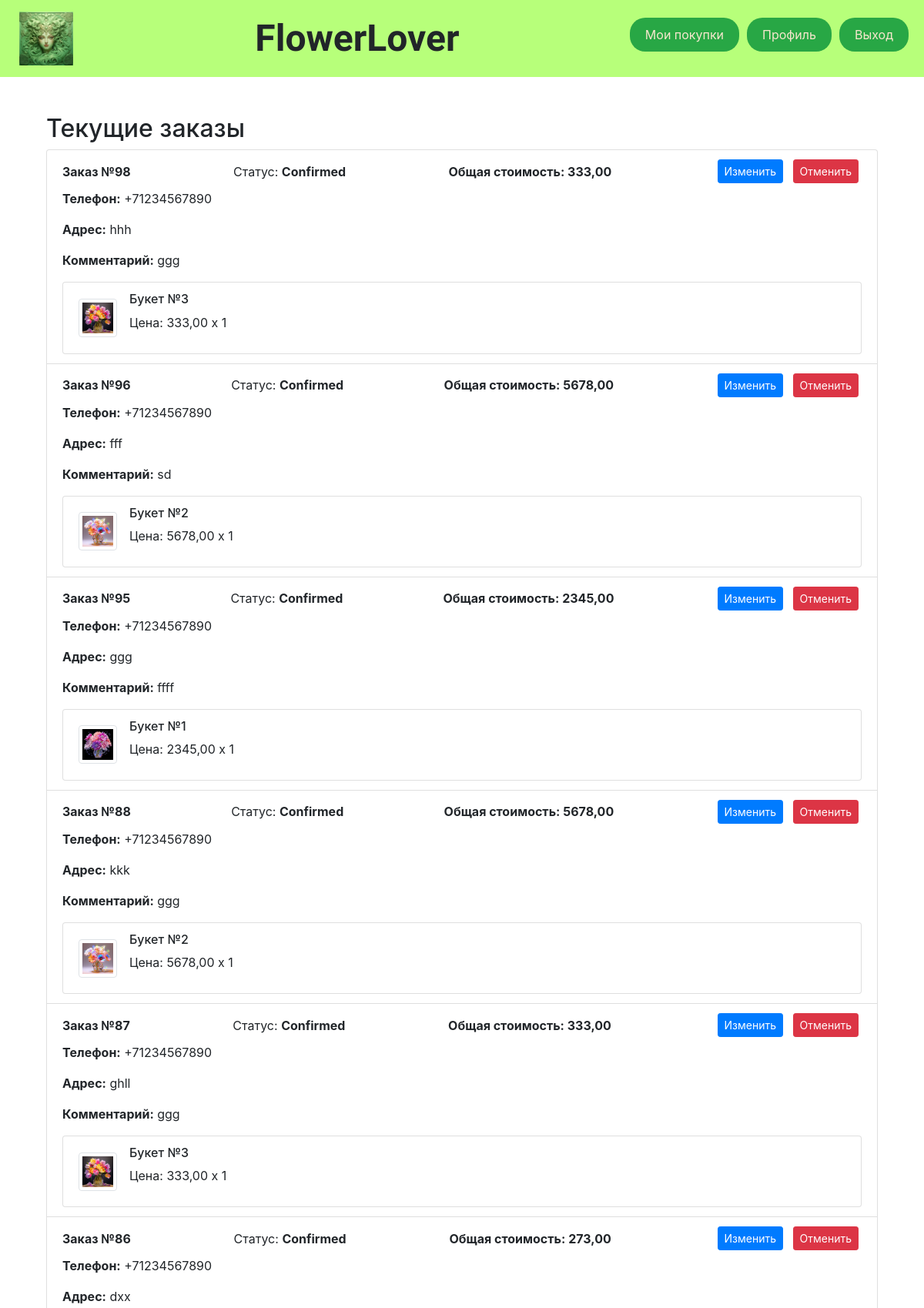
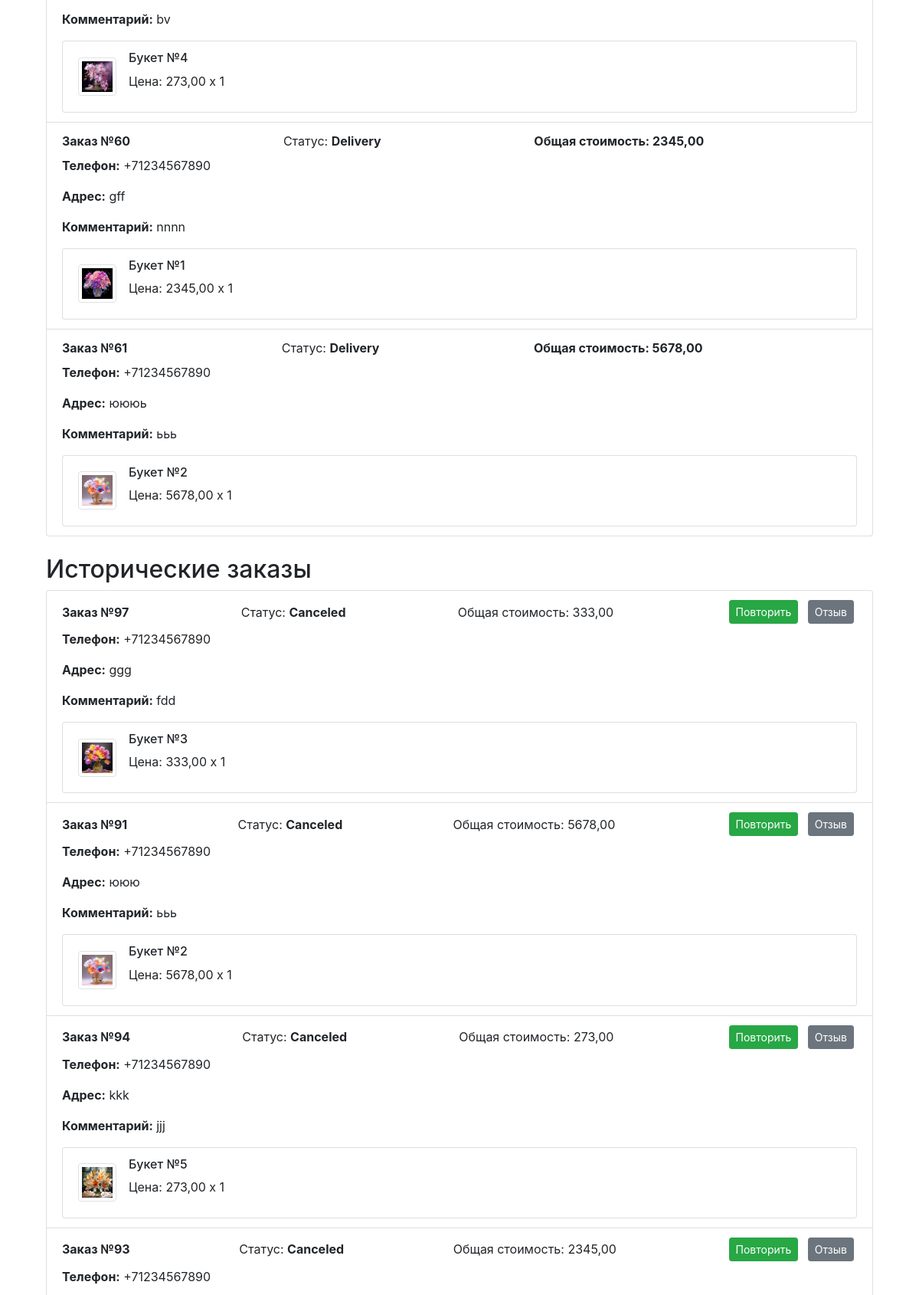
The app's page /purchase/ (signed in, upper part) with its own data (2 pictures, top to bottom).
### business_app/models.py (models this page shows, shortened)
class Order(LifecycleModel):
    objects = None
    STATUS_PENDING = 'pending'
    STATUS_CONFIRMED = 'confirmed'
    STATUS_DELIVERY = 'delivery'
    STATUS_CANCELED = 'canceled'
    STATUS_COMPLETED = 'completed'
    STATUS_CHOICES = [
        (STATUS_PENDING, 'Pending'),
        (STATUS_CONFIRMED, 'Confirmed'),
        (STATUS_DELIVERY, 'Delivery'),
        (STATUS_CANCELED, 'Canceled'),
        (STATUS_COMPLETED, 'Completed'),
    ]
    user = models.ForeignKey(User, on_delete=models.CASCADE, related_name='orders')
    items = models.ManyToManyField('Product', through='OrderItem', related_name='orders')
    total_amount = models.DecimalField(max_digits=8, decimal_places=2, default=0)
    phone = models.CharField(max_length=12)
    address = models.TextField(max_length=120)
    comment = models.TextField(max_length=120, blank=True, null=True)
    telegram_key = models.CharField(max_length=100, blank=True, null=True)
    telegram_id = models.CharField(max_length=50, blank=True, null=True)
    telegram_user = models.ForeignKey('telegram_bot.TelegramUser', on_delete=models.SET_NULL,
                                      null=True, blank=True, related_name='orders')
    status = models.CharField(max_length=20, choices=STATUS_CHOICES, default=STATUS_CONFIRMED)
    status_datetime = models.DateTimeField(auto_now_add=True)

class OrderItem(models.Model):
    objects = None
    product = models.ForeignKey(Product, on_delete=models.CASCADE)
    order = models.ForeignKey('Order', on_delete=models.CASCADE)
    quantity = models.PositiveIntegerField(default=1)

class Product(models.Model):
    DoesNotExist = None
    objects = None
    name = models.CharField(max_length=50)
    description = models.TextField(max_length=255)
    price = models.DecimalField(max_digits=8, decimal_places=2)
    image = models.ImageField(upload_to='myproject/media/', default='no_photo.jpg')
    is_active = models.BooleanField(default=True)  # Поле для статуса активности
    class Meta:
        permissions = [
            ("customer", "Покупатель"),
            ("salesman", "Продавец"),
        ]

### business_app/views.py (the view)
    @login_required(login_url='page_errors')
    @user_passes_test(is_in_group('customer'), login_url='page_errors', redirect_field_name=None)
    @order_belongs_to_user
    def _wrapped_view(request, *args, **kwargs):
        try:
            return view_func(request, *args, **kwargs)
        except Exception as e:
            logger.error(f"Ошибка в представлении {view_func.__name__}: {e}")
            return HttpResponseServerError("Произошла внутренняя ошибка сервера.")

### business_app/context_processors.py (called while the page is built)
def user_group_context(request):
    if request.user.is_authenticated:
        group_names = request.user.groups.values_list('name', flat=True)
        return {
            'is_customer': 'customer' in group_names or request.user.is_superuser,
            'is_salesman': 'salesman' in group_names or request.user.is_superuser,
        }
    return {
        'is_customer': False,
        'is_salesman': False,
    }

### business_app/views.py (called while the page is built)
def is_in_group(group_name):
    def check(user):
        try:
            result = user.groups.filter(name=group_name).exists()
            logger.debug(f"Проверка принадлежности к группе '{group_name}' для пользователя {user.username}: {result}")
            return result
        except Exception as e:
            logger.error(f"Ошибка при проверке группы пользователя: {e}")
            return False
    return check

def order_belongs_to_user(view_func):
    @wraps(view_func)
    def _wrapped_view(request, *args, **kwargs):
        order_id = kwargs.get('order_id')
        try:
            if order_id is not None:
                order = get_object_or_404(Order, id=order_id)
                logger.debug(f"Заказ с ID {order_id} найден для пользователя {request.user.username}")
                if order.user != request.user:
                    logger.warning(f"Пользователь {request.user.username} попытался получить доступ к чужому заказу с ID {order_id}")
                    return HttpResponseForbidden("Вы не можете редактировать этот заказ.")
        except Exception as e:
            logger.error(f"Ошибка при проверке заказа: {e}")
            return HttpResponseServerError("Произошла внутренняя ошибка сервера.")
        return view_func(request, *args, **kwargs)
    return _wrapped_view

def customer_required(view_func):
    @login_required(login_url='page_errors')
    @user_passes_test(is_in_group('customer'), login_url='page_errors', redirect_field_name=None)
    @order_belongs_to_user
    def _wrapped_view(request, *args, **kwargs):
        try:
            return view_func(request, *args, **kwargs)
        except Exception as e:
            logger.error(f"Ошибка в представлении {view_func.__name__}: {e}")
            return HttpResponseServerError("Произошла внутренняя ошибка сервера.")
    return _wrapped_view

@customer_required
def purchase(request):
    context = get_order_context(user=request.user)
    return render(request, 'business_app/purchase.html', context)

### business_app/templates/business_app/purchase.html (shortened to what this page needs)
{% extends 'base.html' %}
{% load bootstrap4 %}
{% block content %}
<div class="container mt-4">
    <h2>Текущие заказы</h2>
    <div class="list-group mb-4">
        {% for order in current_orders %}
            <div class="list-group-item">
                <div class="d-flex w-100 justify-content-between align-items-center">
                    <span><strong>Заказ №{{ order.id }}</strong></span>
                    <span>Статус: <strong>{{ order.get_status_display }}</strong></span>
                    <span><strong>Общая стоимость: {{ order.total_amount|floatformat:2 }}</strong></span>
                    <div>
                        {% if order.status == STATUS_PENDING or order.status == STATUS_CONFIRMED %}
                        <form method="post" action="{% url 'edit_order' order.id %}" style="display:inline;">
                            <button type="submit" class="btn btn-primary btn-sm mx-1">Изменить</button>
                        </form>
                        <form method="post" action="{% url 'cancel_order' order.id %}" style="display:inline;">
                            <button type="submit" class="btn btn-danger btn-sm mx-1">Отменить</button>
                        </form>
                        {% elif order.status == STATUS_COMPLETED or order.status == STATUS_CANCELED %}
                            <button class="btn btn-success btn-sm mx-1">Повторить</button>
                            <button class="btn btn-secondary btn-sm mx-1">Отзыв</button>
                        {% endif %}
                    </div>
                </div>
                <div class="mt-2">
                    <p><strong>Телефон:</strong> {{ order.phone }}</p>
                    <p><strong>Адрес:</strong> {{ order.address }}</p>
                    <p><strong>Комментарий:</strong> {{ order.comment }}</p>
                </div>
                <ul class="list-group mt-2">
                    {% for item in order.orderitem_set.all %}
                        <li class="list-group-item d-flex justify-content-between align-items-center">
                            <div class="d-flex align-items-center">
                                <img src="{{ item.product.image.url }}" alt="{{ item.product.name }}" class="img-thumbnail" style="width: 50px; height: 50px;">
                                <div class="ml-3">
                                    <h6>{{ item.product.name }}</h6>
                                    <p>Цена: {{ item.product.price }} x {{ item.quantity }}</p>
                                </div>
                            </div>
                        </li>
                    {% endfor %}
                </ul>
            </div>
        {% empty %}
            <p>Нет текущих заказов.</p>
        {% endfor %}
    </div>
    <h2>Исторические заказы</h2>
    <div class="list-group">
        {% for order in historical_orders %}
            <div class="list-group-item">
                <div class="d-flex w-100 justify-content-between align-items-center">
                    <span><strong>Заказ №{{ order.id }}</strong></span>
                    <span>Статус: <strong>{{ order.get_status_display }}</strong></span>
                    <span>Общая стоимость: {{ order.total_amount|floatformat:2 }}</span>
                    <div>
                        {% if order.status == STATUS_COMPLETED or order.status == STATUS_CANCELED %}
                                <button class="btn btn-success btn-sm mx-1">Повторить</button>
                            <form method="post" action="{% url 'review' order.id %}" style="display:inline;">
                                <button type="submit" class="btn btn-secondary btn-sm mx-1">Отзыв</button>
                            </form>
                        {% endif %}
                    </div>
                </div>
                <div class="mt-2">
                    <p><strong>Телефон:</strong> {{ order.phone }}</p>
                    <p><strong>Адрес:</strong> {{ order.address }}</p>
                    <p><strong>Комментарий:</strong> {{ order.comment }}</p>
                </div>
                <ul class="list-group mt-2">
                    {% for item in order.orderitem_set.all %}
                        <li class="list-group-item d-flex justify-content-between align-items-center">
                            <div class="d-flex align-items-center">
                                <img src="{{ item.product.image.url }}" alt="{{ item.product.name }}" class="img-thumbnail" style="width: 50px; height: 50px;">
                                <div class="ml-3">
                                    <h6>{{ item.product.name }}</h6>
                                    <p>Цена: {{ item.product.price }} x {{ item.quantity }}</p>
                                </div>
                            </div>
                        </li>
                    {% endfor %}
                </ul>
            </div>
        {% empty %}
            <p>Нет исторических заказов.</p>
        {% endfor %}
    </div>
</div>
{% endblock %}

### business_app/templates/base.html (shortened to what this page needs)
<!DOCTYPE html>
<html lang="en">
{% load static %}
<head>
    <link href="https://stackpath.bootstrapcdn.com/bootstrap/4.5.2/css/bootstrap.min.css" rel="stylesheet">
    <link href="{% static 'business_app/css/style.css' %}" rel="stylesheet">
</head>
<body>
    <div class="content-wrapper">
        <header class="header d-flex align-items-center">
            <img src="{% static 'business_app/images/logo_green.png' %}" alt="Logo">
            <div class="site-title">FlowerLover</div>
           <nav class="navigation">
                {% if user.is_authenticated %}
                    {% if user.is_superuser %}
                        <a href="{% url 'purchase' %}" class="nav-button">Мои покупки</a>
                        <a href="{% url 'sale' %}" class="nav-button">Мои продажи</a>
                    {% else %}
                        {% if is_customer %}
                            <a href="{% url 'purchase' %}" class="nav-button">Мои покупки</a>
                        {% endif %}
                    {% endif %}
                    <a href="{% url 'profile' %}" class="nav-button">Профиль</a>
                    <a href="{% url 'logout' %}" class="nav-button">Выход</a>
                {% else %}
                    <a href="{% url 'authorization' %}" class="nav-button">Вход</a>
                {% endif %}
            </nav>
        </header>
        <div class="container mt-4 mb-5">
            {% block content %}{% endblock %}
        </div>
    </div>
</body>
</html>

### business_app/static/business_app/css/style.css (style rules this page uses)
html, body { height: 100%; margin: 0; display: flex; flex-direction: column; }
.content-wrapper { flex: 1; }
.header { background-color: #B7FF7A; padding: 5px 0; text-align: center; }
.header { display: flex; justify-content: space-between; align-items: center; width: 100%; padding: 10px 20px; box-sizing: border-box; }
.header img { height: 70px; margin: 5px; }
.site-title { font-family: 'Dancing Script', cursive; font-weight: 700; font-size: 48px; margin-left: 10px; }
.navigation { display: flex; align-items: center; justify-content: flex-end; gap: 10px; }
.nav-button { background-color: #28a745 !important; color: #f7e7ce !important; border: none !important; border-radius: 20px !important; padding: 10px 20px !important; text-decoration: none !important; font-size: 16px !important; transition: background-color 0.3s !important; display: block; text-align: center; margin-bottom: 10px; }
.container { display: flex; flex-direction: column !important; }
.ml-3 { margin-left: 1rem; }

### records on screen
Order: id "98", status "Confirmed", total_amount "333,00", shows "Изменить", phone "+71234567890", address "hhh", comment "ggg"
OrderItem: product.image (picture), product.name "Букет №3", product.price "333,00", quantity "1"
Order: id "96", status "Confirmed", total_amount "5678,00", shows "Изменить", phone "+71234567890", address "fff", comment "sd"
OrderItem: product.image (picture), product.name "Букет №2", product.price "5678,00", quantity "1"
Order: id "95", status "Confirmed", total_amount "2345,00", shows "Изменить", phone "+71234567890", address "ggg", comment "ffff"
OrderItem: product.image (picture), product.name "Букет №1", product.price "2345,00", quantity "1"
Order: id "88", status "Confirmed", total_amount "5678,00", shows "Изменить", phone "+71234567890", address "kkk", comment "ggg"
OrderItem: product.image (picture), product.name "Букет №2", product.price "5678,00", quantity "1"
Order: id "87", status "Confirmed", total_amount "333,00", shows "Изменить", phone "+71234567890", address "ghll", comment "ggg"
OrderItem: product.image (picture), product.name "Букет №3", product.price "333,00", quantity "1"
Order: id "86", status "Confirmed", total_amount "273,00", shows "Изменить", phone "+71234567890", address "dxx", comment "bv"
OrderItem: product.image (picture), product.name "Букет №4", product.price "273,00", quantity "1"
Order: id "60", status "Delivery", total_amount "2345,00", phone "+71234567890", address "gff", comment "nnnn"
OrderItem: product.image (picture), product.name "Букет №1", product.price "2345,00", quantity "1"
Order: id "61", status "Delivery", total_amount "5678,00", phone "+71234567890", address "юююь", comment "ььь"
OrderItem: product.image (picture), product.name "Букет №2", product.price "5678,00", quantity "1"
Order: id "97", status "Canceled", total_amount "333,00", shows "Повторить", phone "+71234567890", address "ggg", comment "fdd"
OrderItem: product.image (picture), product.name "Букет №3", product.price "333,00", quantity "1"
Order: id "91", status "Canceled", total_amount "5678,00", shows "Повторить", phone "+71234567890", address "ююю", comment "ььь"
OrderItem: product.image (picture), product.name "Букет №2", product.price "5678,00", quantity "1"
Order: id "94", status "Canceled", total_amount "273,00", shows "Повторить", phone "+71234567890", address "kkk", comment "jjj"
OrderItem: product.image (picture), product.name "Букет №5", product.price "273,00", quantity "1"
Order: id "93", status "Canceled", total_amount "2345,00", shows "Повторить", phone "+71234567890"
